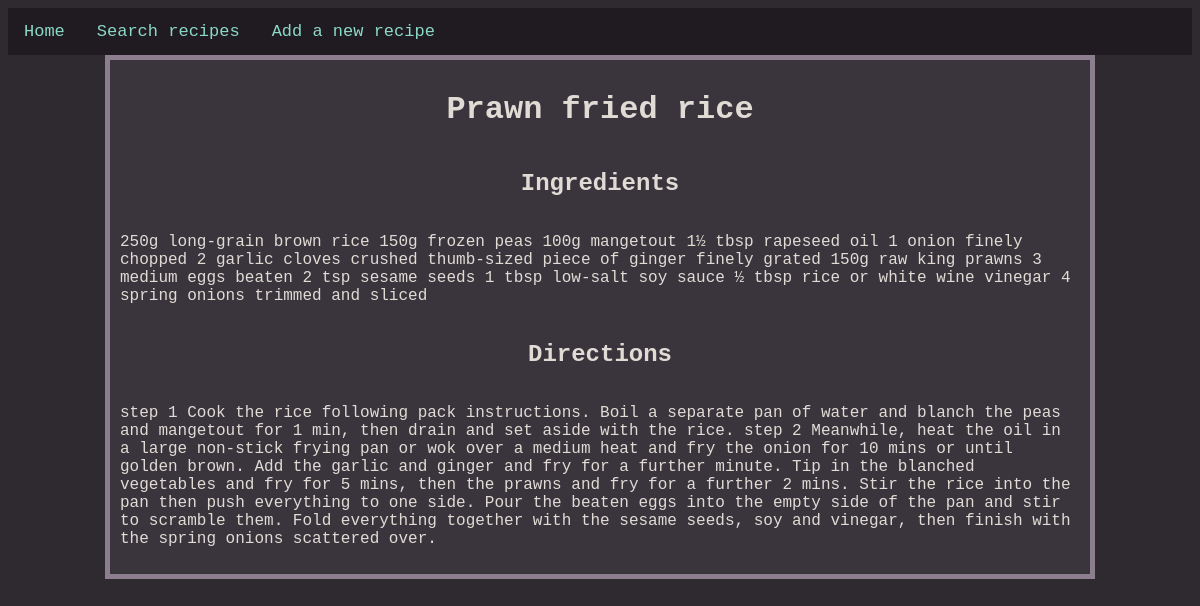
Screenshot of /recipes/4/ with the database file from the repository.
### recipesMain/models.py (models this page shows, shortened)
class recipe(models.Model):
    recipeId = models.BigAutoField(primary_key = True)
    title = models.CharField(max_length = 50)
    ingredients = models.TextField()
    body = models.TextField()
    tag = models.ManyToManyField(category, db_column = "categoryTitle")
    class Meta:
        db_table = "recipe"

### recipesMain/views.py (the view)
# urls.py: path("<int:recipeId>/", views.expandRecipeView, name="expandRecipeView"),
def expandRecipeView(request, recipeId):
    try:
        recipesDisp = recipe.objects.get(pk=recipeId)
        recipeRequest = HttpResponse("This is recipe %s" % recipeId)
    except:
        raise Http404("Recipe does not exist. Maybe you should write it!")
    return render(request, "recipeViews/recipeExpand.html", {"recipesDisp": recipesDisp})

### templates/recipeViews/recipeExpand.html
{% extends "base.html" %}
{% block content %}
<div class="centreColumn">
    <h1>{{ recipesDisp.title }}</h1>
    <h2>Ingredients</h2>
    <p>{{ recipesDisp.ingredients }}</p>
    <h2>Directions</h2>
    <p>{{ recipesDisp.body }}</p>
</div>
{% endblock %}

### static/css/main.css (style rules this page uses)
:root { --retro-bg: #2e2a30; --retro-container-bg: #3a353d; --retro-accent: #ffb347; --retro-accent-dark: #b36b00; --retro-text: #e0dcd5; --retro-link: #8cd9c6; --retro-hover: #ffb347; --retro-border: #8c7e8f; }
.centreColumn { width: 960px; height: 100%; padding: 10px; border: 5px solid var(--retro-border); word-break: keep-all; background-color: var(--retro-container-bg); margin: auto; display: flex; flex-direction: column; align-items: center; color: var(--retro-text); }
body { color: var(--retro-text); background-color: var(--retro-bg); font-family: 'Lucida Console', 'Courier New', monospace; height: 100%; }

### rows the page displays
recipe: title "Prawn fried rice", ingredients "250g long-grain brown rice 150g frozen peas 100g mangetout 1½ tbsp rapeseed oil 1 onion finely chopped 2 garlic cloves crushed thumb-sized piece of ginger finely grated 150g raw king prawns 3 medium eggs beaten 2 tsp sesame seeds 1 tbsp low-salt soy sauce ½ tbsp rice or white wine vinegar 4 spring onions trimmed and sliced", body "step 1 Cook the rice following pack instructions. Boil a separate pan of water and blanch the peas and mangetout for 1 min, then drain and set aside with the rice. step 2 Meanwhile, heat the oil in a large non-stick frying pan or wok over a medium heat and fry the onion for 10 mins or until golden brown. Add the garlic and ginger and fry for a further minute. Tip in the blanched vegetables and fry for 5 mins, then the prawns and fry for a further 2 mins. Stir the rice into the pan then push everything to one side. Pour the beaten eggs into the empty side of the pan and stir to scramble them. Fold everything together with the sesame seeds, soy and vinegar, then finish with the spring onions…"
